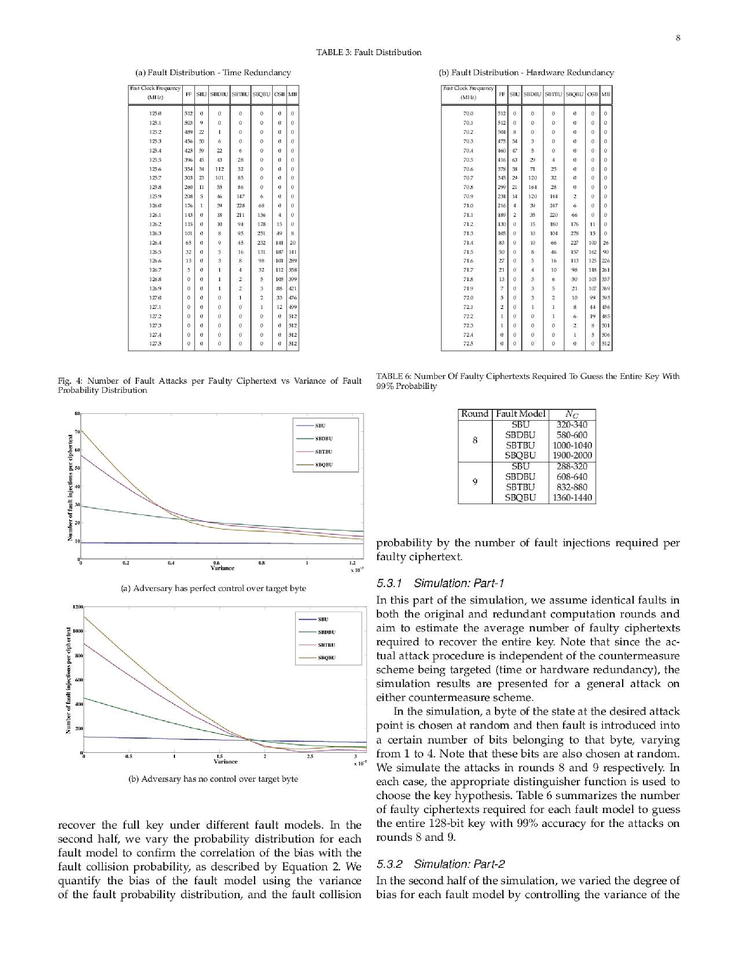
#> input picture data/3.png, 738 x 956 px, shrunk from 1700 x 2200 before the run
$ python 2.py
#> lines starting #> are read from the running program, lines starting #| are printed output that depends on the picture; after the words box and inside, x2 and y2 are one past the last pixel; in counts of white or black regions, pixels touching at a corner belong together
# Python 2/3 compatibility
import sys
import math
PY3 = sys.version_info[0] == 3

if PY3:
    xrange = range

import numpy as np
import cv2
import copy

#for plots, this comes to be 20%
#for bar plot, 15% - bad!!
def getMask(img):
	#returns mask for coloured pixel

	imgHSV = cv2.cvtColor(img, cv2.COLOR_BGR2HSV)
	#black
	lowerBlack = np.array([0, 0, 0], dtype=np.uint8)
	upperBlack = np.array([180, 255, 30], dtype=np.uint8)
	mask = cv2.inRange(imgHSV, lowerBlack, upperBlack)

	cv2.imwrite('mask1.jpg', mask)


	# mask = cv2.bitwise_and(mask, mask2)


	# cv2.imwrite('mask.jpg', mask)
	# cv2.imwrite('mask.jpg', mask)
	return mask

if __name__ == '__main__':
    from glob import glob
    for fn in glob('data/3.png'):
    	img = cv2.imread(fn)
#> img is the input picture: shape (956, 738, 3); mean B, G, R 243.7, 243.7, 243.7
    	height, width = img.shape[:2]
#> height = 956; width = 738

    	mask = getMask(img)
#> in getMask, `imgHSV = cv2.cvtColor(img, cv2.COLOR_BGR2HSV)`: imgHSV: shape (956, 738, 3); mean H, S, V 1.8, 0.2, 243.8
#> in getMask, `mask = cv2.inRange(imgHSV, lowerBlack, upperBlack)`:
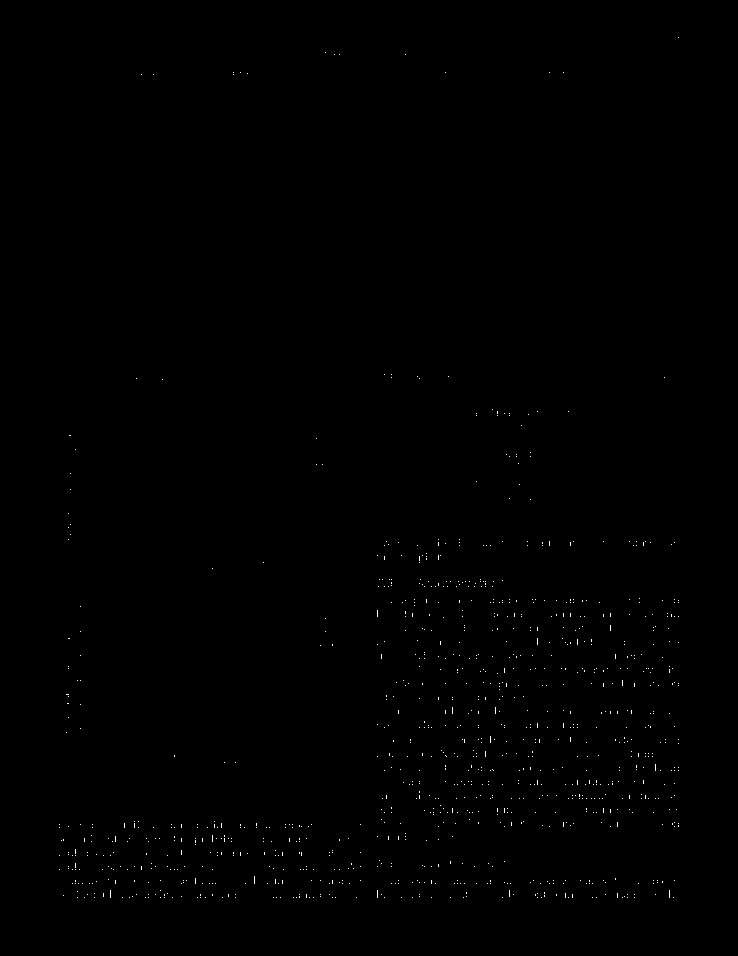
#> mask: shape (956, 738); 0.22% white in thin lines or dots, all inside (x1, y1, x2, y2) = (59, 37, 679, 898)
    	kernel = np.ones((3,3),np.uint8)
    	mask = cv2.dilate(mask,kernel,iterations = 10)
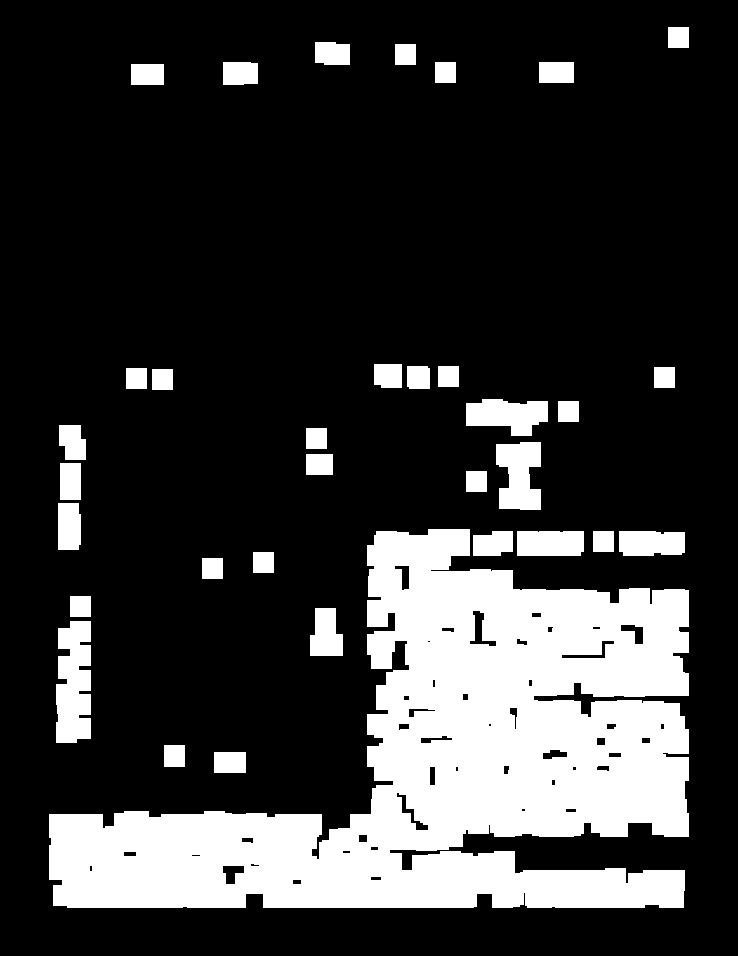
#> mask: shape (956, 738); 21.5% white; 34 white regions, largest, box (x1, y1, x2, y2) and area: (49, 529, 689, 908) 123366, (56, 621, 91, 743) 3697, (496, 442, 541, 510) 2404
    	cv2.imwrite('mask2.jpg', mask)
    	# [12 lines of commented-out code are left out]

$ run again, with data/1.png copied over data/3.png
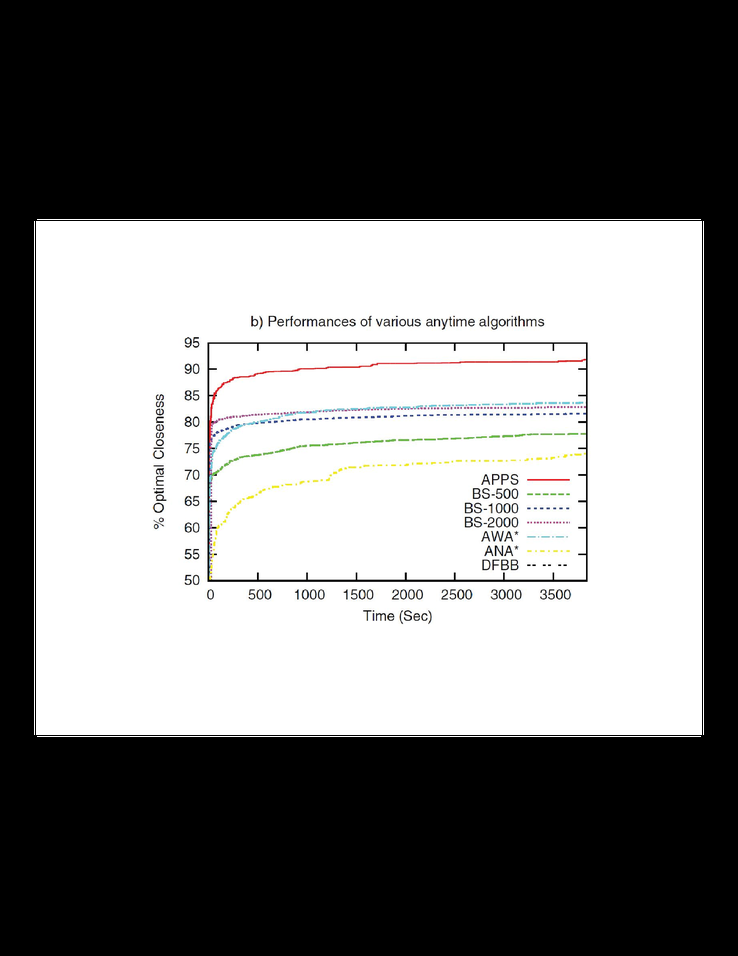
#> input picture data/1.png, 738 x 956 px, shrunk from 3400 x 4400 before the run
#> img is the input picture: shape (956, 738, 3); mean B, G, R 121.5, 121.7, 121.7
#> imgHSV: shape (956, 738, 3); mean H, S, V 3.9, 1.3, 122.1
#> in getMask, `mask = cv2.inRange(imgHSV, lowerBlack, upperBlack)`:
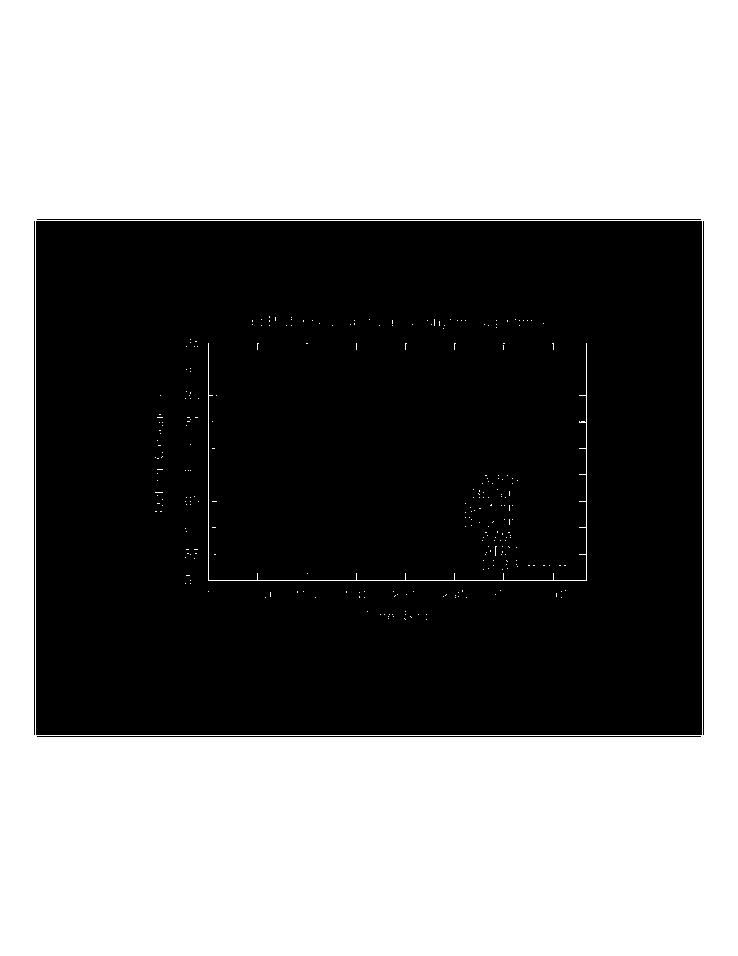
#> mask: shape (956, 738); 51.3% white; 5 black regions, box (x1, y1, x2, y2) and area: (36, 221, 702, 735) 340929, (37, 219, 701, 220) 664, (37, 736, 701, 737) 664, (34, 221, 35, 735) 514, (703, 221, 704, 735) 514
#> `mask = cv2.dilate(mask,kernel,iterations = 10)`:
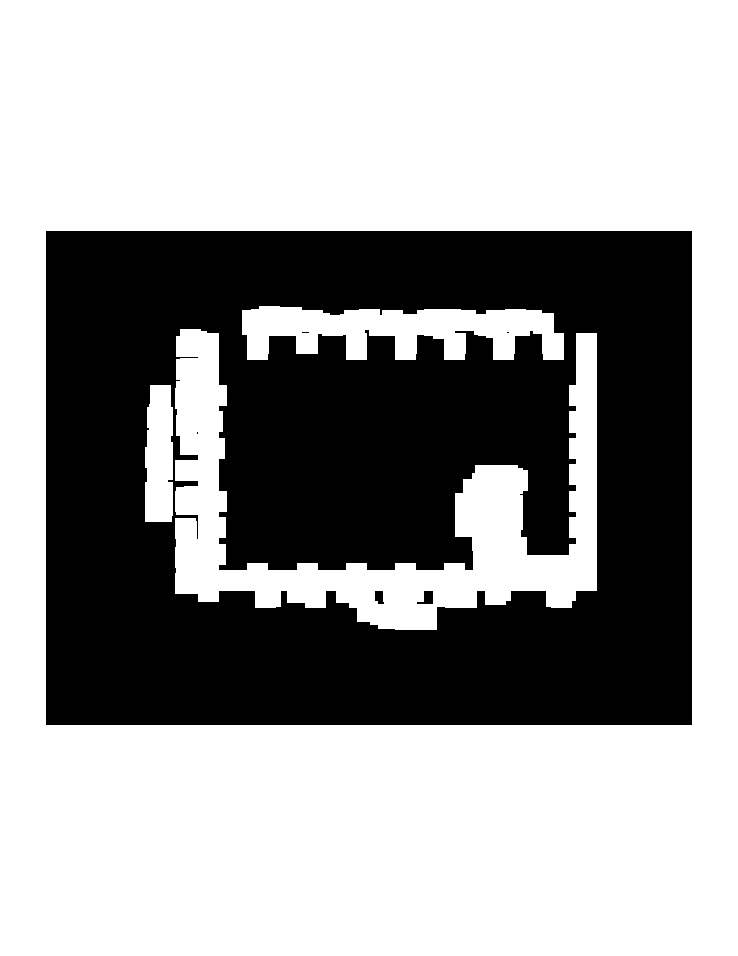
#> mask: shape (956, 738); 62.5% white; 6 black regions (3 under 20 px), largest, box (x1, y1, x2, y2) and area: (46, 231, 692, 725) 264505, (417, 591, 433, 604) 131, (375, 591, 384, 604) 97
